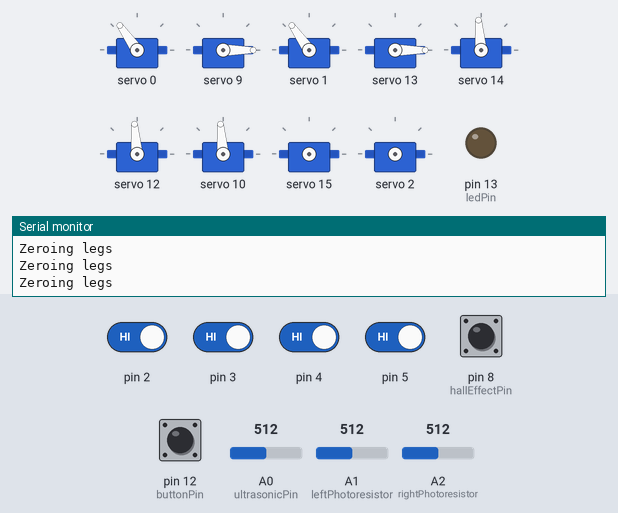
The sketch below on a simulated Arduino Uno, built with avr-gcc and run on an emulated ATmega328P. Shown: 9 × servo, output pins drawn as LEDs (lit = HIGH), the last lines printed to the serial monitor. Inputs (shaded band) come from the test bench; at power-on: pin 2–5, pin 8 (hallEffectPin), pin 12 (buttonPin) HIGH, A1 (leftPhotoresistor) = 512, A2 (rightPhotoresistor) = 512, A0 (ultrasonicPin) = 512. Random numbers use the default seed unless the sketch sets one; the audio player accepts every command and is not drawn.

Above: at 1.3 s.
1.4 s: pin 2 driven LOW and pin 3 driven LOW and pin 4 driven LOW and pin 5 driven LOW
At 1.67 s:
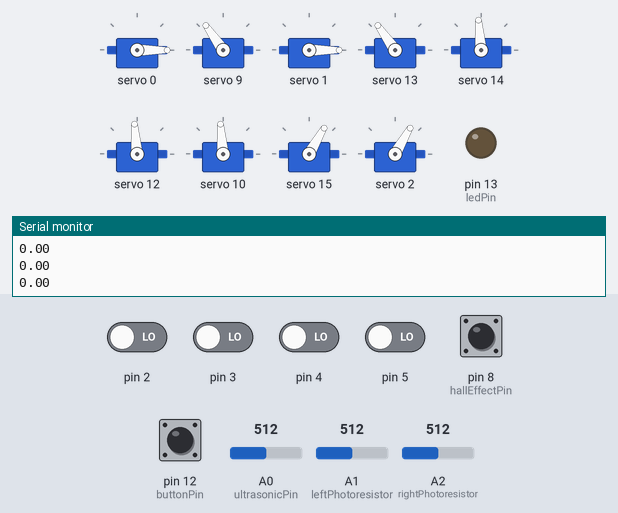
3.3 s: A1 (leftPhotoresistor) set to 716
At 4.5 s:
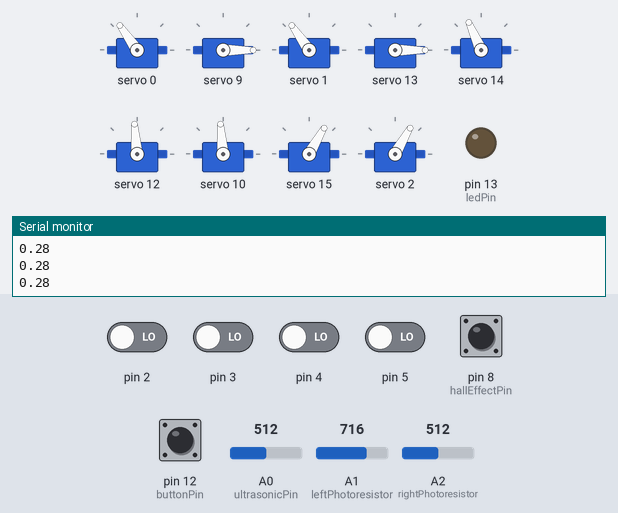
4.8 s: A2 (rightPhotoresistor) set to 306
At 6.0 s:
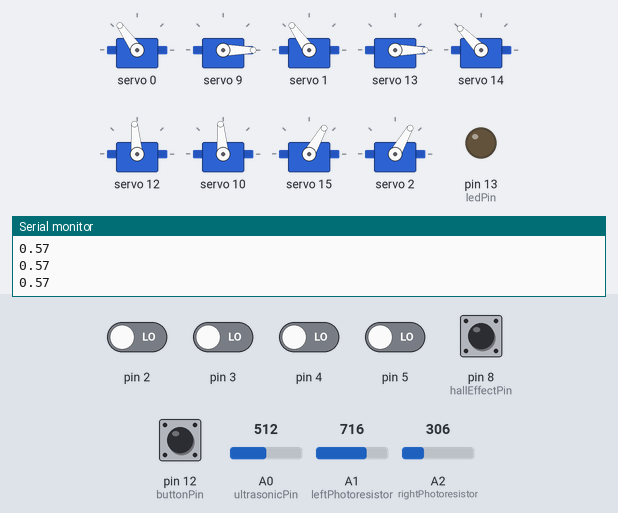
6.3 s: A1 (leftPhotoresistor) set to 992
At 7.2 s:
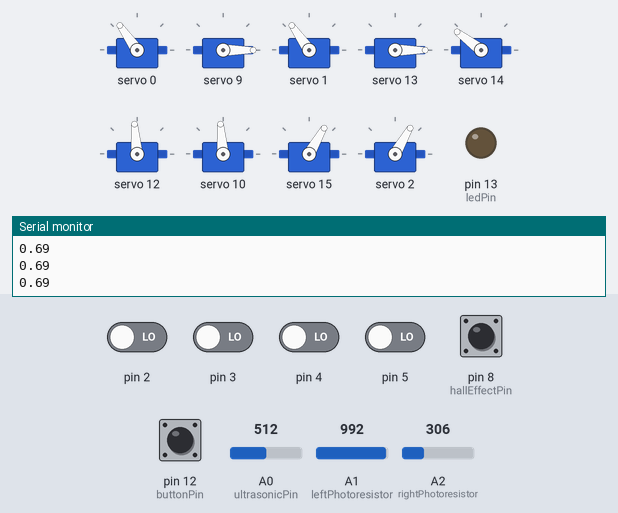
7.8 s: A2 (rightPhotoresistor) set to 30
At 8.3 s:
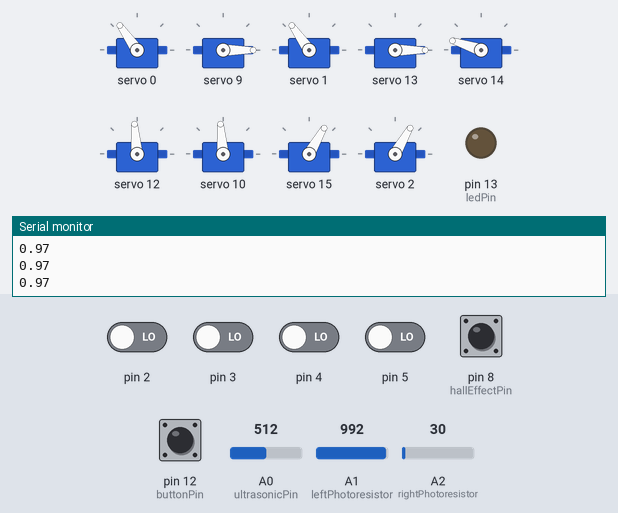
9.3 s: A2 (rightPhotoresistor) set to 716
At 10.6 s:
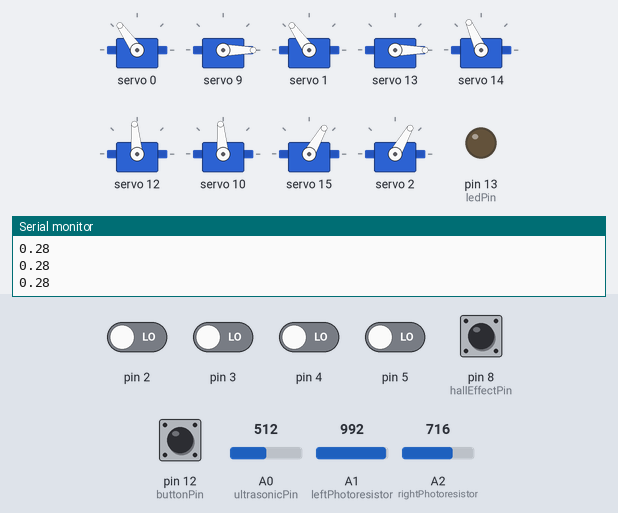
Timing chart, 0 to 11.8 s (numbered marks = the images above; inputs shaded):
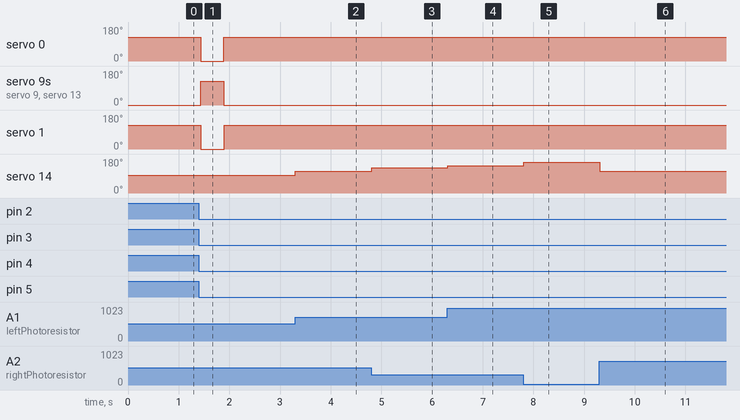

Measured:
- after the input at 1.4 s, servo 0, servo 1: 125° → 0° at once, → 125° 0.46 s later; servo 9: 0° → 125° at once, → 0° 0.45 s later; servo 13: 0° → 125° at once, → 0° 0.46 s later
- after the input at 3.3 s, servo 14: 95° → 114° at once
- after the input at 4.8 s, servo 14: 114° → 134° at once
- after the input at 6.3 s, servo 14: 134° → 143° at once
- after the input at 7.8 s, servo 14: 143° → 162° at once
- after the input at 9.3 s, servo 14: 162° → 114° at once

The sketch:

Glyptodon.ino
```cpp
#include "Adafruit_PWMServoDriver.h"
#include "Leg.h"
#include "Swerve.h"
#include "Head.h"
#include "Tail.h"
#include "SoftwareSerial.h"
#include "DFRobotDFPlayerMini.h"

unsigned long tracks[] = {2000, 2000, 2000, 2000, 2000, 2000, 2000, 2000, 2000, 2000, 2000, 2000, 2000, 2000, 2000, 2000, 2000, 2000, 2000, 2000, 2000, 2000, 2000, 2000, 2000, 2000};

int track = 0;

const int robotSpeed = 50;

const int hallEffectPin = 8;
const int buttonPin = 12;
const int leftPhotoresistor = A1;
const int rightPhotoresistor = A2;
const int ledPin = 13;
const int ultrasonicPin = A0;

typedef enum {FORWARD, AVOIDANCE, HUNTING, SPEAKING, FOLLOWING} Mode;

Mode currentMode = FORWARD;

unsigned long modeStartTime;

int submodeStep;
int huntingStep;

bool preButtonPressed;

bool moveLegs;

Adafruit_PWMServoDriver pwm = Adafruit_PWMServoDriver();

SoftwareSerial softwareSerial(10, 11);
DFRobotDFPlayerMini player;

Leg frontLeft(pwm, 0,  2, 450, false);
Leg frontRight(pwm, 9, 3, 450, true);
Leg backLeft(pwm, 1, 4, 450, false);
Leg backRight(pwm, 13, 5, 450, true);

Swerve swerve(pwm, 14, 15, 2);

Tail tail(pwm, 12, 10);

Head head(pwm, 11);

void setup() {
  Serial.begin(9600);
  //softwareSerial.begin(9600);
  pwm.begin();
  pwm.setPWMFreq(60);

  if (!player.begin(softwareSerial)) {
    Serial.println("DFPlayerMini failed to begin");
  }

  player.volume(30);

  randomSeed(analogRead(A5));

  pinMode(ledPin, OUTPUT);
  pinMode(buttonPin, INPUT_PULLUP);
  pinMode(hallEffectPin, INPUT_PULLUP);

  swerve.setDrive(0, 0);

  zero();
  while (!frontLeft.isAtLimit() || !frontRight.isAtLimit() || !backLeft.isAtLimit() || !backRight.isAtLimit()) {
    Serial.println("Zeroing legs");
    zero();
    swerve.periodicUpdate();
    tail.periodicUpdate();
  } //TODO

  Serial.println("All legs zeroed");

  moveLegs = true;//TODO
}

void loop() {
  unsigned long currentTime = millis();
  double distance = getDistance();
  bool huntingTriggered = getMagnetFood();
  bool buttonPressed = getButton();
  bool followTriggered = getLightTriggered();

  switch (currentMode) {
    case FORWARD:
      if (buttonPressed && !preButtonPressed) {
        Serial.println("Speaking");
        currentMode = SPEAKING;
        moveLegs = false;
      } else if (followTriggered) {
        Serial.println("Following Triggered");
        currentMode = FOLLOWING;
        moveLegs = true;
      } else if (huntingTriggered) {
        Serial.println("Hunting Triggered");
        currentMode = HUNTING;
        moveLegs = false;
      } else if (distance < 35) {
        Serial.println("Avoidance Triggered");
        currentMode = AVOIDANCE;
        moveLegs = false;
      } else {
        moveLegs = true;//TODO
        swerve.setDrive(0, robotSpeed);
      }
      break;
    case SPEAKING:
      switch (submodeStep) {
        case 0:
          swerve.setDrive(0, 0);
          moveLegs = false;
          if (!frontLeft.isAtLimit() || !frontRight.isAtLimit() || !backLeft.isAtLimit() || !backRight.isAtLimit()) {
            frontLeft.zero();
            frontRight.zero();
            backLeft.zero();
            backRight.zero();
          } else {//TODO
            track = random(sizeof(tracks) / sizeof(unsigned long));
            Serial.print("Playing track ");
            Serial.print(track + 1);
            Serial.print(" of length ");
            Serial.print(tracks[track]);
            player.play(track + 1);
            modeStartTime = currentTime;
            submodeStep++;
          }
          break;
        case 1:
          if (currentTime - modeStartTime > tracks[track]) {
            submodeStep++;
          }
          break;
        case 2:
          submodeStep = 0;
          currentMode = FORWARD;
          break;
      }
      break;
    case AVOIDANCE:
      switch (submodeStep) {
        case 0:
          swerve.setDrive(0, 0);
          moveLegs = false;
          if (!frontLeft.isAtLimit() || !frontRight.isAtLimit() || !backLeft.isAtLimit() || !backRight.isAtLimit()) {
            frontLeft.zero();
            frontRight.zero();
            backLeft.zero();
            backRight.zero();
          } else {//TODO
            head.addOpens(4);
            submodeStep++;
          }
          break;
        case 1:
          if (head.getOpens() == -1) {
            submodeStep++;
            modeStartTime = currentTime;
            tail.addWags(4);
          }
          break;
        case 2:
          if (tail.getWags() == 0) {
            modeStartTime = currentTime;
            submodeStep++;
          }
          break;
        case 3:
          moveLegs = true;//TODO
          if (currentTime - modeStartTime > 2000) {
            modeStartTime = currentTime;
            submodeStep++;
          } else {
            swerve.setDrive(90, -100);
          }
          break;
        case 4:
          if (currentTime - modeStartTime > 2000) {
            submodeStep++;
            modeStartTime = currentTime;
          } else {
            swerve.setDrive(-90, 100);
          }
          break;
        case 5:
          submodeStep = 0;
          currentMode = FORWARD;
          break;
      }
      break;
    case HUNTING:
      if (!huntingTriggered) {
        currentMode = AVOIDANCE;
        digitalWrite(ledPin, LOW);
      } else {
        if (head.getOpens() < 0) {
          head.addOpens(2);
        }
        digitalWrite(ledPin, HIGH);
        swerve.setDrive(0, 0);
        moveLegs = false;
      }
      break;
    case FOLLOWING:
      if (!followTriggered) {
        currentMode = FORWARD;
      } else {
        int left = analogRead(leftPhotoresistor);
        int right = analogRead(rightPhotoresistor);
        double pos = (left - right) / (double) max(left, right);
        Serial.println(pos);
        swerve.setDrive(pos * 90, robotSpeed);
      }
      break;
  }

  preButtonPressed = buttonPressed;
  allPeriodic();
}

double getDistance() {
  return 5.0 * analogRead(ultrasonicPin) / 10.0;
}

bool getMagnetFood() {
  return !digitalRead(hallEffectPin);
}

bool getButton() {
  return !digitalRead(buttonPin);
}

void zero() {
  frontLeft.zero();
  frontRight.zero();
  backLeft.zero();
  backRight.zero();
}

bool getLightTriggered() {
  return (analogRead(leftPhotoresistor) + analogRead(rightPhotoresistor)) > 300;
}

void allPeriodic() {
  frontLeft.runLeg(moveLegs);
  frontRight.runLeg(moveLegs);
  backLeft.runLeg(moveLegs);
  backRight.runLeg(moveLegs);

  frontLeft.periodicUpdate();
  frontRight.periodicUpdate();
  backLeft.periodicUpdate();
  backRight.periodicUpdate();

  swerve.periodicUpdate();
  tail.periodicUpdate();
  head.periodicUpdate();
}
```

Head.cpp
```cpp
#include "Arduino.h"
#include "Head.h"
#include "Adafruit_PWMServoDriver.h"

#define SERVOMIN 200
#define SERVOMAX 550

Head::Head(Adafruit_PWMServoDriver pwmServoDriver, int headServo) {
  pwm = pwmServoDriver;
  servo = headServo;
}

void Head::periodicUpdate() {
  unsigned long currentTime = millis();

  if (remainingOpens > -1) {
    if (isMoving) {
      if (currentTime - startOfStepTime > (isOpening ? 100 : 100)) {
        isMoving = false;
        startOfStepTime = currentTime;
        isOpening = !isOpening;
        remainingOpens--;
      }
    } else {
      if (currentTime - startOfStepTime > 1000) {
        isMoving = true;
        startOfStepTime = currentTime;
      }
    }
    pwm.setPWM(servo, 0, isMoving ? (isOpening ? SERVOMAX : SERVOMIN) : 0);
  } else {
    pwm.setPWM(servo, 0, 0);
  }
}

void Head::addOpens(int opens) {
  remainingOpens += opens;
}

int Head::getOpens() {
  return remainingOpens;
}
```

Head.h
```cpp
#ifndef Head_h
#define Head_h

#include "Arduino.h"
#include "Adafruit_PWMServoDriver.h"

class Head {
  public:
    Head(Adafruit_PWMServoDriver pwmServoDriver, int headServo);
    void periodicUpdate();
    void addOpens(int opens);
    int getOpens();
  private:
    Adafruit_PWMServoDriver pwm;
    int remainingOpens;
    int servo;
    bool isMoving = true;
    bool isOpening = true;
    unsigned long startOfStepTime;
};

#endif
```

Heart.cpp
```cpp
#include "Arduino.h"
#include "Heart.h"

Heart::Heart(int heartPin) {
  pin = heartPin;
}

void Heart::periodicUpdate() {
  /*fadeValue += fadeAmount
  for (int fadeValue = 0 ; fadeValue <= 255; fadeValue += 5) {
    analogWrite(ledPin, fadeValue);
  }

  for (int fadeValue = 255 ; fadeValue >= 0; fadeValue -= 5) {
    analogWrite(ledPin, fadeValue);
    delay(30);
  }*/
}

void Heart::setMode(Mood mood) {
  currentMood = mood;
  switch (mood) {
    case CALM:
      fadeAmount = 2;
      break;
    case HUNT:
      fadeAmount = 3;
      break;
    case SCARED:
      fadeAmount = 5;
      break;
  }
}
```

Heart.h
```cpp
#ifndef Heart_h
#define Heart_h

#include "Arduino.h"

typedef enum {CALM, HUNT, SCARED} Mood;

class Heart {
  public:
    Heart(int heartPin);
    void periodicUpdate();
    void setMode(Mood mood);
  private:
    int pin;
    Mood currentMood;
    int fadeAmount;
};

#endif
```

Leg.cpp
```cpp
#include "Arduino.h"
#include "Leg.h"
#include "Adafruit_PWMServoDriver.h"

#define SERVOMIN 90
#define SERVOMAX 450

Leg::Leg(Adafruit_PWMServoDriver pwmServoDriver, int servoPin, int limitSwitchPin, unsigned long timeToMoveForwardMs, bool reverse) {
  pwm = pwmServoDriver;
  servo = servoPin;
  flip = reverse;
  limitSwitch = limitSwitchPin;
  fullExtensionTime = timeToMoveForwardMs;
  movingForward = true;
  pinMode(limitSwitch, INPUT_PULLUP);
}

void Leg::periodicUpdate() {
  if (enabled) {
    bool currentLimitSwitch = isAtLimit();
    unsigned long currentTime = millis();
    if (currentLimitSwitch && !previousLimitSwitch) {
      movingForward = true;
      startOfMovementTime = currentTime;
    }

    if (currentTime - startOfMovementTime > fullExtensionTime && movingForward) {
      movingForward = false;
    }
    pwm.setPWM(servo, 0, movingForward ? (flip ? SERVOMAX : SERVOMIN) : (flip ? SERVOMIN : SERVOMAX));
    previousLimitSwitch = currentLimitSwitch;
  } else {
    if (!zeroing) {
      pwm.setPWM(servo, 0, 0);
    }
  }
}

void Leg::zero() {
  movingForward = false;
  zeroing = true;
  pwm.setPWM(servo, 0, isAtLimit() ? 0 : (flip ? SERVOMIN : SERVOMAX));
}

void Leg::runLeg(bool enable) {
  zeroing = false;
  movingForward = true;
  enabled = enable;
}

bool Leg::isAtLimit() {
  return !digitalRead(limitSwitch);
}

bool Leg::isMovingForward() {
  return movingForward;
}
```

Leg.h
```cpp
#ifndef Leg_h
#define Leg_h

#include "Arduino.h"
#include "Adafruit_PWMServoDriver.h"

class Leg {
  public:
    Leg(Adafruit_PWMServoDriver pwmServoDriver, int servoPin, int limitSwitchPin, unsigned long timeToMoveForwardMs, bool reverse);
    void periodicUpdate();
    bool isAtLimit();
    bool isMovingForward();
    void zero();
    void runLeg(bool enable);
  private:
    Adafruit_PWMServoDriver pwm;
    bool enabled;
    bool flip;
    bool zeroing;
    int servo;
    int limitSwitch;
    unsigned long fullExtensionTime;
    unsigned long startOfMovementTime;
    bool movingForward = true;
    bool previousLimitSwitch;
};

#endif
```

Swerve.cpp
```cpp
#include "Arduino.h"
#include "Swerve.h"
#include "Adafruit_PWMServoDriver.h"

#define SERVOMIN 200
#define SERVOMAX 550

Swerve::Swerve(Adafruit_PWMServoDriver pwmServoDriver, int turnPin, int frontDrivePin, int backDrivePin) {
  pwm = pwmServoDriver;
  turn = turnPin;
  frontDrive = frontDrivePin;
  backDrive = backDrivePin;
}

void Swerve::periodicUpdate() {
  pwm.setPWM(turn, 0, angle);

  pwm.setPWM(frontDrive, 0, power);
  pwm.setPWM(backDrive, 0, power);
}

void Swerve::setDrive(int angleTarget, int powerTarget){
  angle = map(angleTarget, -90, 90, SERVOMIN, SERVOMAX);
  power = powerTarget == 0 ? 0 : map(powerTarget, 100, -100, SERVOMIN, SERVOMAX);
}
```

Swerve.h
```cpp
#ifndef Swerve_h
#define Swerve_h

#include "Arduino.h"
#include "Adafruit_PWMServoDriver.h"

class Swerve {
  public:
    Swerve(Adafruit_PWMServoDriver pwmServoDriver, int turnPin, int frontDrivePin, int backDrivePin);
    void periodicUpdate();
    void setDrive(int angleTarget, int powerTarget);
  private:
    Adafruit_PWMServoDriver pwm;
    int turn;
    int frontDrive;
    int backDrive;
    int angle;
    int power;
};

#endif
```

Tail.cpp
```cpp
#include "Arduino.h"
#include "Tail.h"
#include "Adafruit_PWMServoDriver.h"

#define SERVOMIN 220
#define SERVOMAX 530

Tail::Tail(Adafruit_PWMServoDriver pwmServoDriver, int leftServo, int rightServo) {
  pwm = pwmServoDriver;
  left = leftServo;
  right = rightServo;
}

void Tail::periodicUpdate() {
  unsigned long currentTime = millis();

  if (remainingWags > 0) {
    if (currentTime - startOfMovementTime > 1000) {
      startOfMovementTime = currentTime;
      isMovingLeft = !isMovingLeft;
      remainingWags--;
    }

    pwm.setPWM(left, 0, isMovingLeft ? SERVOMAX : SERVOMIN);
    pwm.setPWM(right, 0, isMovingLeft ? SERVOMAX : SERVOMIN);
  } else {
    pwm.setPWM(left, 0, (SERVOMAX + SERVOMIN) / 2);
    pwm.setPWM(right, 0, (SERVOMAX + SERVOMIN) / 2);
  }
}

void Tail::addWags(int wags) {
  remainingWags += wags;
}

int Tail::getWags() {
  return remainingWags;
}
```

Tail.h
```cpp
#ifndef Tail_h
#define Tail_h

#include "Arduino.h"
#include "Adafruit_PWMServoDriver.h"

class Tail {
  public:
    Tail(Adafruit_PWMServoDriver pwmServoDriver, int leftServo, int rightServo);
    void periodicUpdate();
    void addWags(int numberOfWags);
    int getWags();
  private:
    Adafruit_PWMServoDriver pwm;
    int remainingWags;
    int left;
    int right;
    bool isMovingLeft;
    unsigned long startOfMovementTime;
};

#endif
```
